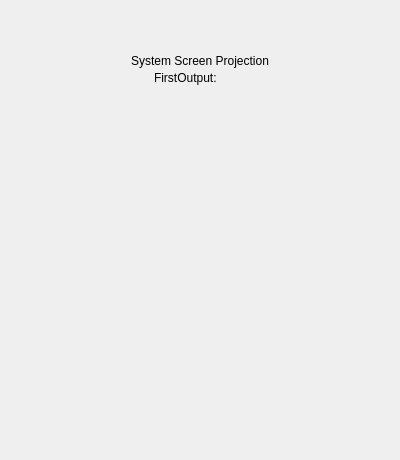
<?xml version="1.0" encoding="UTF-8"?>
<ui version="4.0">
 <class>Widget</class>
 <widget class="QWidget" name="Widget">
  <property name="geometry">
   <rect>
    <x>0</x>
    <y>0</y>
    <width>400</width>
    <height>460</height>
   </rect>
  </property>
  <property name="windowTitle">
   <string>KDS</string>
  </property>
  <layout class="QVBoxLayout" name="verticalLayout_2">
   <property name="spacing">
    <number>0</number>
   </property>
   <property name="leftMargin">
    <number>0</number>
   </property>
   <property name="topMargin">
    <number>0</number>
   </property>
   <property name="rightMargin">
    <number>0</number>
   </property>
   <property name="bottomMargin">
    <number>0</number>
   </property>
   <item>
    <widget class="QWidget" name="titleWidget" native="true">
     <property name="minimumSize">
      <size>
       <width>0</width>
       <height>98</height>
      </size>
     </property>
     <property name="maximumSize">
      <size>
       <width>16777215</width>
       <height>98</height>
      </size>
     </property>
     <layout class="QHBoxLayout" name="horizontalLayout_2">
      <property name="spacing">
       <number>0</number>
      </property>
      <property name="leftMargin">
       <number>0</number>
      </property>
      <property name="topMargin">
       <number>0</number>
      </property>
      <property name="rightMargin">
       <number>0</number>
      </property>
      <property name="bottomMargin">
       <number>0</number>
      </property>
      <item>
       <layout class="QVBoxLayout" name="verticalLayout">
        <property name="spacing">
         <number>0</number>
        </property>
        <item>
         <spacer name="verticalSpacer">
          <property name="orientation">
           <enum>Qt::Vertical</enum>
          </property>
          <property name="sizeHint" stdset="0">
           <size>
            <width>20</width>
            <height>40</height>
           </size>
          </property>
         </spacer>
        </item>
        <item alignment="Qt::AlignHCenter">
         <widget class="QLabel" name="titleLabel">
          <property name="sizePolicy">
           <sizepolicy hsizetype="Fixed" vsizetype="Fixed">
            <horstretch>0</horstretch>
            <verstretch>0</verstretch>
           </sizepolicy>
          </property>
          <property name="text">
           <string>System Screen Projection</string>
          </property>
         </widget>
        </item>
        <item>
         <layout class="QHBoxLayout" name="horizontalLayout">
          <property name="spacing">
           <number>8</number>
          </property>
          <item>
           <spacer name="horizontalSpacer">
            <property name="orientation">
             <enum>Qt::Horizontal</enum>
            </property>
            <property name="sizeHint" stdset="0">
             <size>
              <width>40</width>
              <height>20</height>
             </size>
            </property>
           </spacer>
          </item>
          <item>
           <widget class="QLabel" name="outputPrimaryTip">
            <property name="sizePolicy">
             <sizepolicy hsizetype="Fixed" vsizetype="Fixed">
              <horstretch>0</horstretch>
              <verstretch>0</verstretch>
             </sizepolicy>
            </property>
            <property name="text">
             <string>FirstOutput:</string>
            </property>
           </widget>
          </item>
          <item>
           <widget class="QLabel" name="outputName">
            <property name="sizePolicy">
             <sizepolicy hsizetype="Fixed" vsizetype="Fixed">
              <horstretch>0</horstretch>
              <verstretch>0</verstretch>
             </sizepolicy>
            </property>
            <property name="text">
             <string/>
            </property>
           </widget>
          </item>
          <item>
           <widget class="QLabel" name="outputDisplayName">
            <property name="sizePolicy">
             <sizepolicy hsizetype="Fixed" vsizetype="Fixed">
              <horstretch>0</horstretch>
              <verstretch>0</verstretch>
             </sizepolicy>
            </property>
            <property name="text">
             <string/>
            </property>
           </widget>
          </item>
          <item>
           <spacer name="horizontalSpacer_2">
            <property name="orientation">
             <enum>Qt::Horizontal</enum>
            </property>
            <property name="sizeHint" stdset="0">
             <size>
              <width>40</width>
              <height>20</height>
             </size>
            </property>
           </spacer>
          </item>
         </layout>
        </item>
        <item>
         <spacer name="verticalSpacer_2">
          <property name="orientation">
           <enum>Qt::Vertical</enum>
          </property>
          <property name="sizeType">
           <enum>QSizePolicy::Fixed</enum>
          </property>
          <property name="sizeHint" stdset="0">
           <size>
            <width>20</width>
            <height>10</height>
           </size>
          </property>
         </spacer>
        </item>
       </layout>
      </item>
     </layout>
    </widget>
   </item>
   <item>
    <layout class="QVBoxLayout" name="btnsVerLayout">
     <property name="spacing">
      <number>0</number>
     </property>
    </layout>
   </item>
   <item>
    <widget class="QWidget" name="bottomWidget" native="true"/>
   </item>
  </layout>
 </widget>
 <layoutdefault spacing="6" margin="11"/>
 <resources/>
 <connections/>
</ui>
